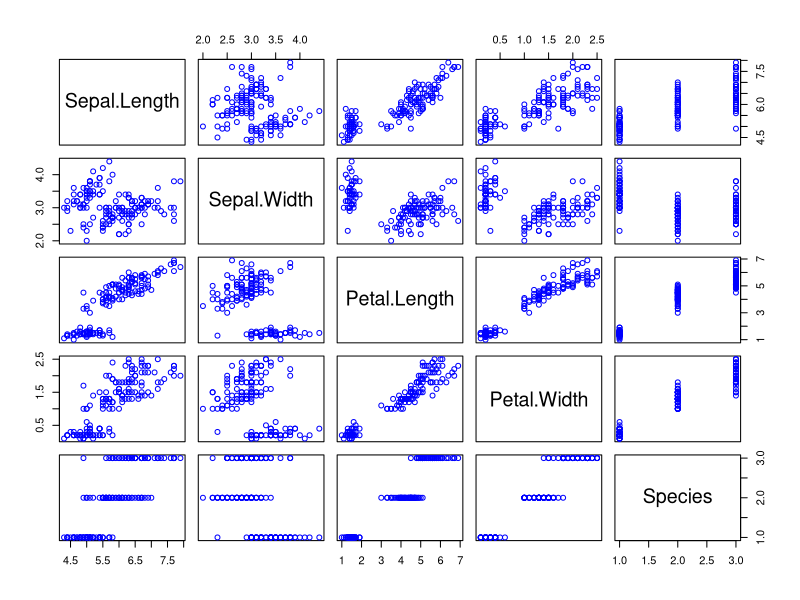

Recreate this plot in R.
# Load required libraries
library(caret)
library(randomForest)

# Load the Iris dataset
data(iris)
plot(iris,col="blue")
# Explore the dataset
head(iris)
summary(iris)

# Check for missing values
sum(is.na(iris))

# Split the dataset into training and testing sets
set.seed(123)
trainIndex <- createDataPartition(iris$Species, p = .7, 
                                  list = FALSE, 
                                  times = 1)
irisTrain <- iris[trainIndex,]
irisTest <- iris[-trainIndex,]

# Train the Random Forest model
set.seed(123)
model <- randomForest(Species ~ ., data = irisTrain)

# Print the model
print(model)

# Predict on the test set
predictions <- predict(model, irisTest)

# Confusion matrix
confusionMatrix(predictions, irisTest$Species)
